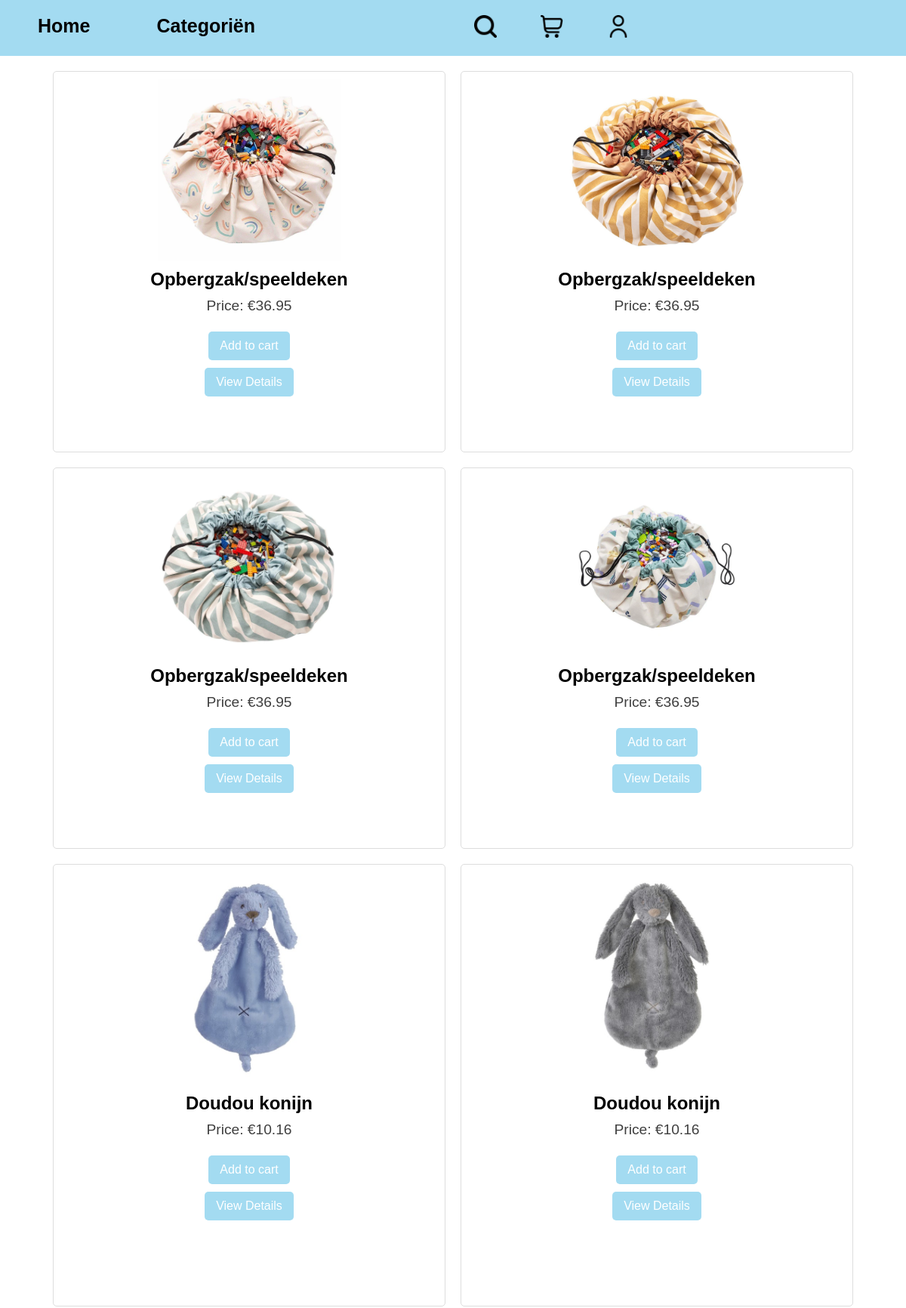
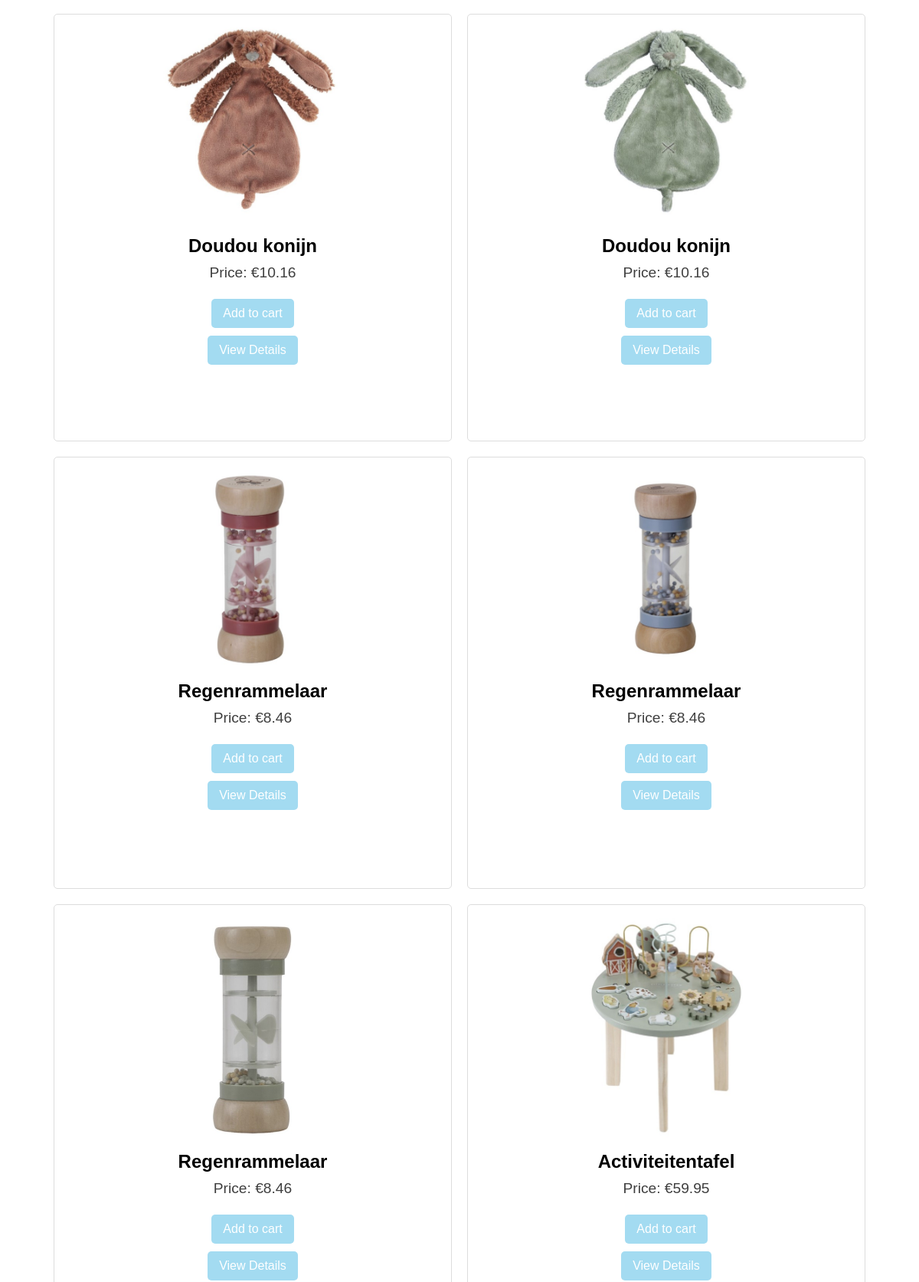
The page / (signed in, upper part) on the database its author committed (2 pictures, top to bottom).
### tables this page shows
CREATE TABLE `products` (
  `id` int(11) NOT NULL,
  `title` varchar(255) DEFAULT NULL,
  `description` varchar(300) NOT NULL,
  `price` decimal(11,2) DEFAULT NULL,
  `categorie_id` int(11) NOT NULL,
  `color` varchar(255) DEFAULT NULL,
  `image` varchar(255) NOT NULL,
  `is_favorite` tinyint(1) NOT NULL DEFAULT 0
);

### index.php (the view, shortened to what this page needs)
<?php
  $conn = \Website\XD\Classes\Db::getConnection();
  $conn->setAttribute(PDO::ATTR_ERRMODE, PDO::ERRMODE_EXCEPTION);
  $statement = $conn->prepare("SELECT * FROM products");
  $statement->execute();
  $products = $statement->fetchAll(PDO::FETCH_ASSOC);
?><!DOCTYPE html>
<html lang="en">
<head>
  <link rel="stylesheet" href="css/style.index.css">
  <link rel="stylesheet" href="css/style.producten.css">
</head>
<body>
  <?php include_once("nav.inc.php");?>
  <div class="container">
    <?php foreach($products as $product): ?>
      <div class="article">
        <img class="foto" id="image-<?php echo $product["id"]; ?>" src="./<?php echo $product["image"]; ?>" alt="<?php echo $product["title"]; ?>">
        <h2><?php echo $product["title"]; ?></h2>
        <p>Price: €<?php echo $product["price"]; ?></p></br>
        <form method="POST" action="">
          <button type="submit" name="add_to_cart">Add to cart</button>
        </form>
        <form action="details.php" method="GET">
          <button type="submit">View Details</button>
        </form>
      </div>
    <?php endforeach; ?>
  </div>
</body>
</html>

### css/style.index.css (style rules this page uses)
* { font-family: 'Trebuchet MS', 'Lucida Sans Unicode', 'Lucida Grande', 'Lucida Sans', Arial, sans-serif; margin: 0; }
body { display: flex; flex-direction: column; }

### css/style.producten.css (style rules this page uses)
.container { display: flex; flex-wrap: wrap; justify-content: space-between; margin: 0 5%; }
.article { flex: 1 1 calc(33.333% - 20px); box-sizing: border-box; margin: 10px; padding: 10px; border: 1px solid #ddd; border-radius: 5px; text-align: center; display: flex; flex-direction: column; align-items: center; }
.article img { width: 60%; height: 50%; object-fit: contain; border-radius: 5px; }
.article h2 { font-size: 1.5em; margin: 10px 0; }
.article p { font-size: 1.2em; color: #3f3f3f; }
.article button { margin-top: 20px; margin: 5px; padding: 10px 15px; font-size: 1em; color: #fff; background-color: #a3dbf1 ; border: none; border-radius: 5px; cursor: pointer; }
@media (max-width: 1200px) { .article { flex: 1 1 calc(50% - 20px); } }

### rows shown on the page
products: image (picture), title "Opbergzak/speeldeken", price "36.95"
products: image (picture), title "Opbergzak/speeldeken", price "36.95"
products: image (picture), title "Opbergzak/speeldeken", price "36.95"
products: image (picture), title "Opbergzak/speeldeken", price "36.95"
products: image (picture), title "Doudou konijn", price "10.16"
products: image (picture), title "Doudou konijn", price "10.16"
products: image (picture), title "Doudou konijn", price "10.16"
products: image (picture), title "Doudou konijn", price "10.16"
products: image (picture), title "Regenrammelaar", price "8.46"
products: image (picture), title "Regenrammelaar", price "8.46"
products: image (picture), title "Regenrammelaar", price "8.46"
products: image (picture), title "Activiteitentafel", price "59.95"
